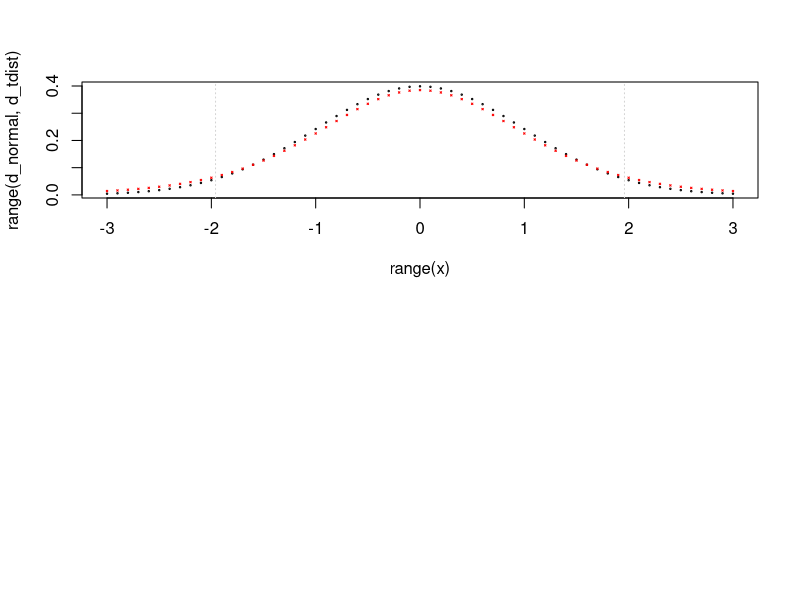

Here is the R script that generated this plot: (Note: this script raises an error after producing the figure.)
# http://www.r-tutor.com/elementary-statistics/interval-estimation/interval-estimate-population-mean-known-variance

# First, my question is, why do we use normal distribution when we are verifying the
# confidence interval for a variable whose population variance is known, and 
# we use the tdist when the variance of the population is unknown.
# My idea is, tdist is fatter on the tails, so its safer...
# http://rpsychologist.com/d3/tdist/
# and apparently it is so... and according to the site above, the real advantage
# of using t_dist over normal is for sample size smaller than 30 observations
# and keep in mind that, whenever population variance is not known, go for 
# tdistribution

# define that we will have 2 graphs in1 column
par(mfrow = c(2,1))

# create a sequence for x variable
x <- seq(-3, 3, by = .1)

# count amount of observations
n <- length(x)
n <- 7


# set the density functions (probabilities) for each x point under a given distr
d_normal <- dnorm(x, mean = 0, sd = 1)
d_tdist <- dt(x, df = n)

# plot the graph, defining the xaxis to be the range of x and the yaxis range of 
# both normal and t distributions
plot(range(x), range(d_normal, d_tdist), type = "n")
points(x, d_normal, col = "black", pch = 1, cex = .2)
points(x, d_tdist, col = "red", pch = 4, , cex = .2)
abline(v = qnorm(.025), col = "lightgrey", lty = "dotted" )
abline(v = qnorm(.975), col = "lightgrey", lty = "dotted")

# clear the settings at the end of the session
par(op)

#########################
# So now we should assume the same previous exercise, but without assuming
# we know the population variance, and used the sample variance.

# the question was, what is the confidence interval for the observed mean height ?
library(MASS)
height.response <- na.omit(survey$Height)

# observed mean heith, meaning, mean height of the sample is 172.4
x_mu <- mean(height.response)
sd_mu <- sd(height.response)
n <- length(height.response) 

# the standard deviation of the sample mean is 9.84
# to construct the confidence interval around the 172.4 sample mean
# it is necessary to measure the standard error SE

SE <- sd_mu/sqrt(n)

# ... and multiply it by the corresponding t value (t-dist) associated with
# the desired confidence level to get the margin of error for the mean.
# To get the t values associated with a 95% confidence interval (2 tailed),
# it is necessary to get the 2.5% and 97.5% quantiles 

t_values <-  qt(c(.025, .975), df = n-1)
E <- t_values * SE

# ... lastly, the margin of error added around the sample mean  (right and left)

height_tdist <- dt(height.response, df = n-1, ncp = x_mu)

plot(height.response, height_tdist, col = "red", pch = 4, , cex = .2)
abline(v = x_mu + E[1], col = "lightgrey", lty = "dotted" )
abline(v = x_mu + E[2], col = "lightgrey", lty = "dotted")
